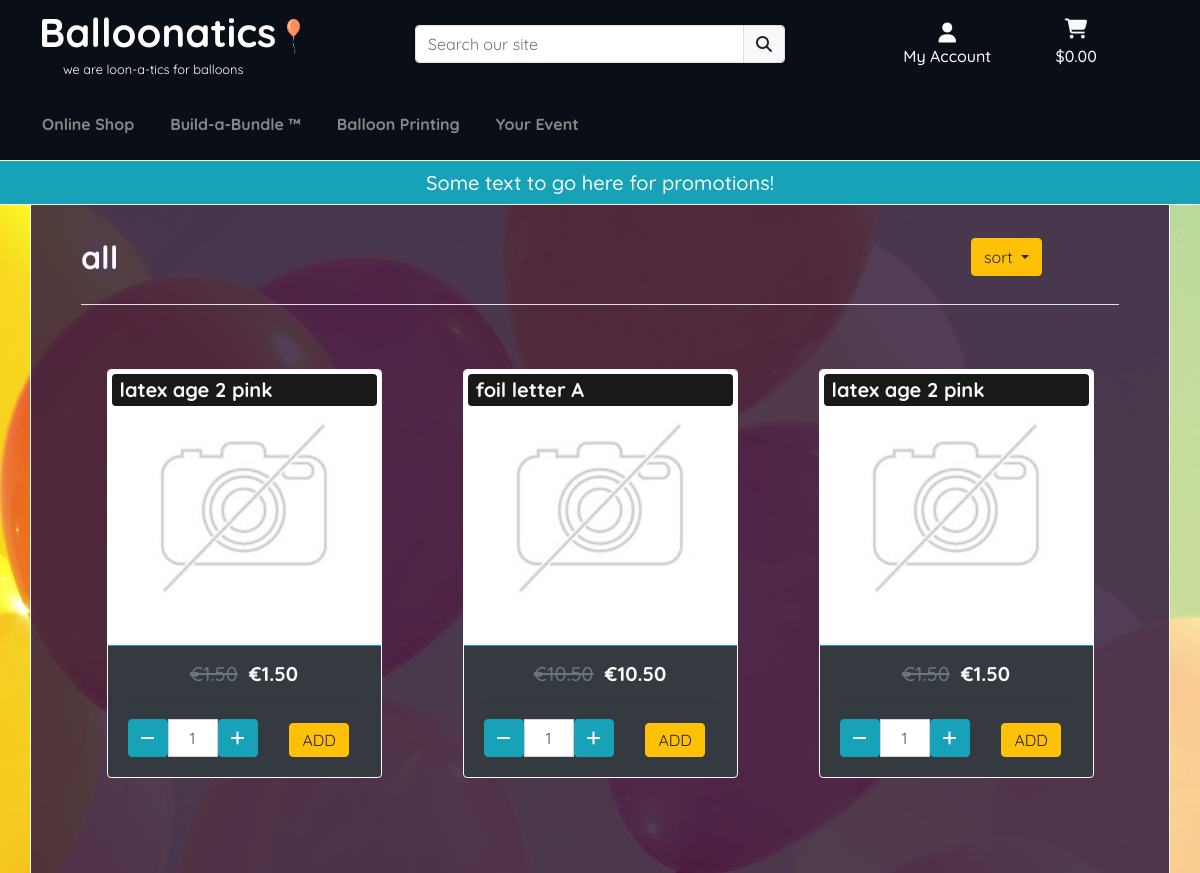
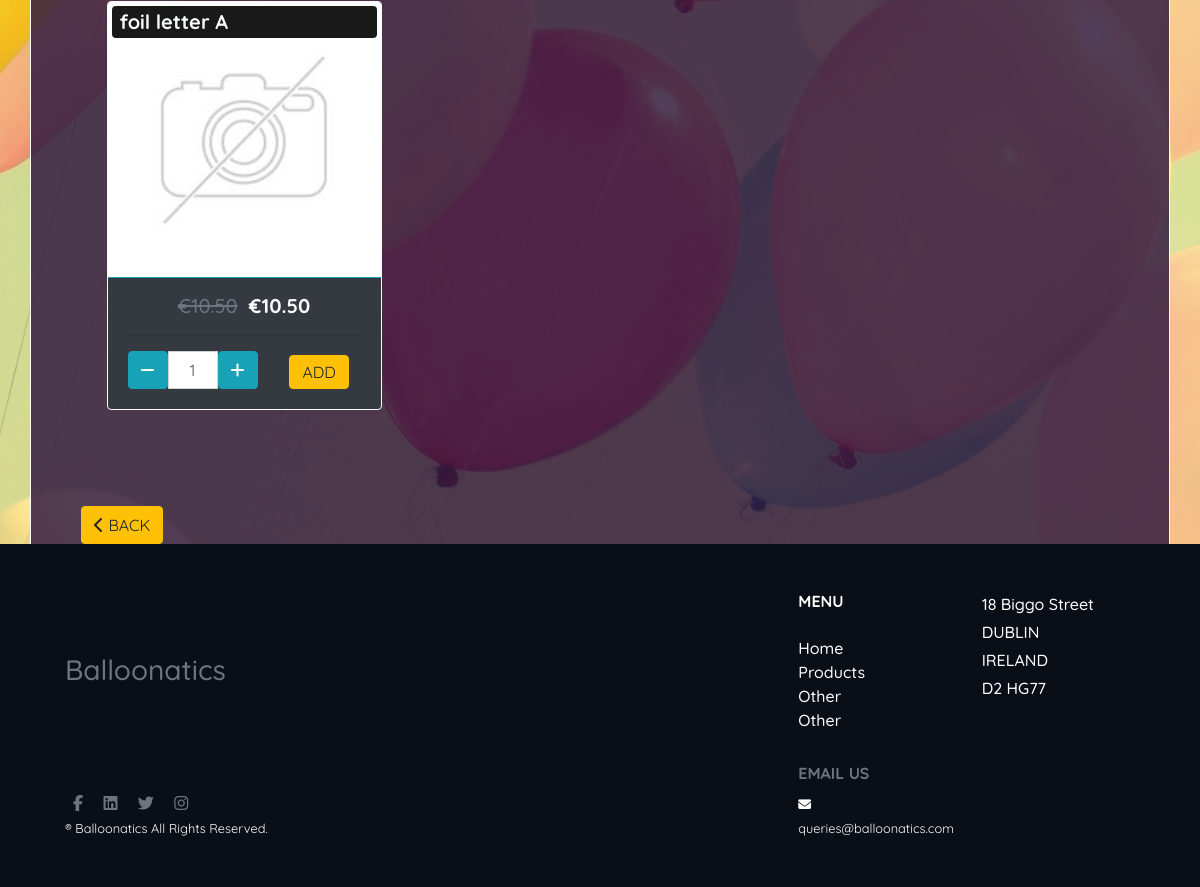
Before: /products/ with the older database file (2 pictures, top to bottom).
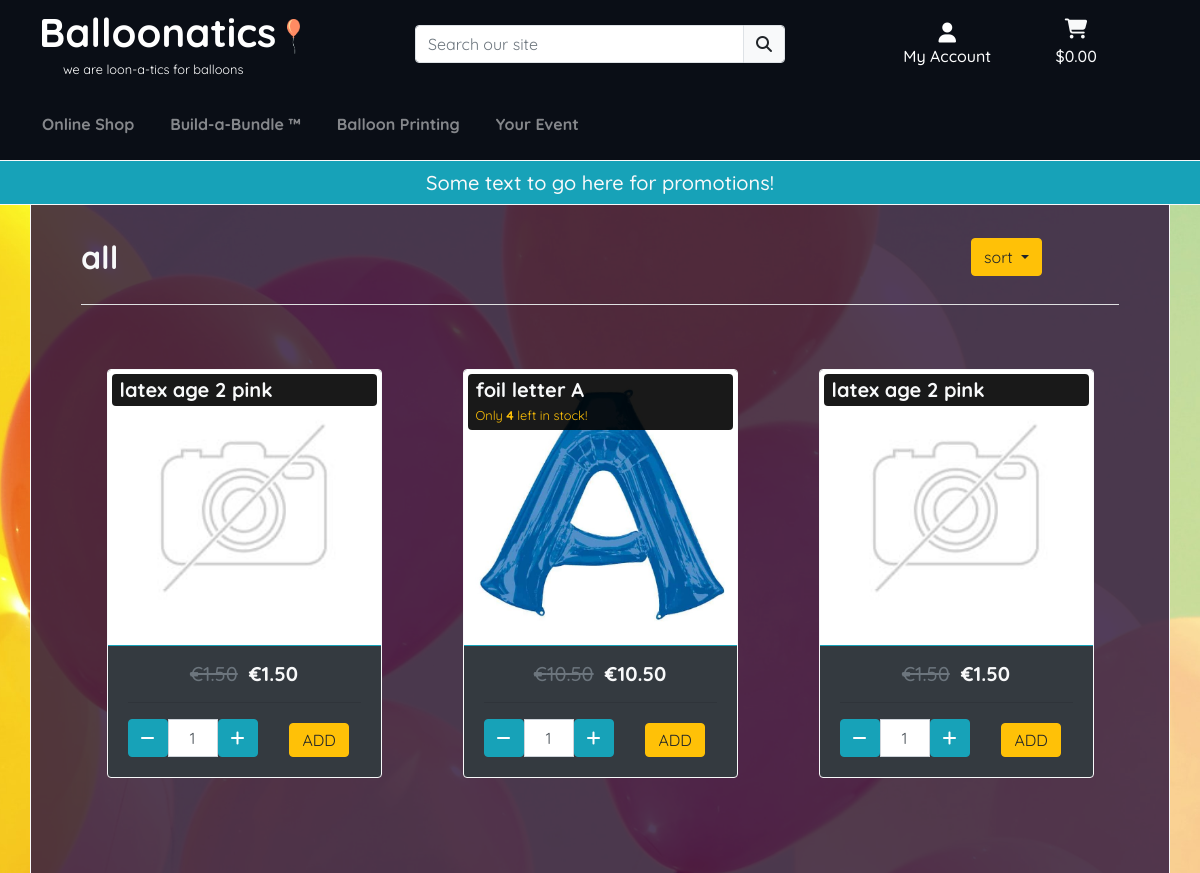
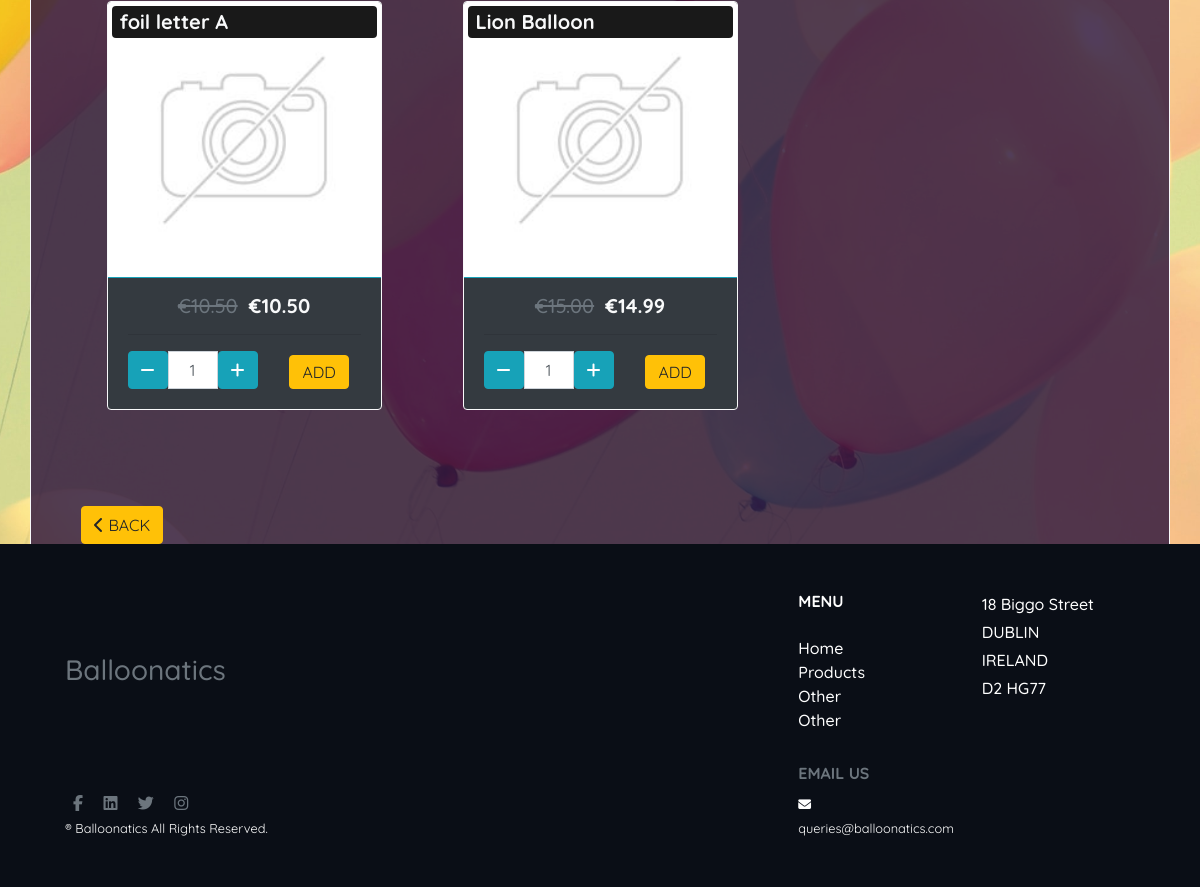
After: the same page with the newer database file (2 pictures, top to bottom).
### products/models.py (models this page shows, shortened)
class Product(models.Model):
    name = models.CharField(max_length=254, null=False, blank=False)
    category = models.ForeignKey('Category', null=True, blank=True,
                                 on_delete=models.SET_NULL)
    sub_category = models.ForeignKey('Sub_Category', null=True, blank=True,
                                     on_delete=models.SET_NULL)
    material = models.ForeignKey('Material', null=True, blank=True,
                                 on_delete=models.SET_NULL)
    uuid = models.CharField(max_length=254, null=True, blank=True)
    description = models.TextField()
    full_price = models.DecimalField(max_digits=6, decimal_places=2, blank=False,
                                default=0.00, validators=[MinValueValidator(
                                    Decimal('0.00'))])
    discounted_price = models.DecimalField(max_digits=6, decimal_places=2,
                                           blank=False, default=0.00,
                                           validators=[MinValueValidator(
                                               Decimal('0.00'))])
    rating = models.DecimalField(max_digits=6, decimal_places=2, null=True,
                                 blank=True, validators=[MinValueValidator(
                                     Decimal('0.00')), MaxValueValidator(
                                         Decimal('5.00'))])
    image = models.ImageField(null=True, blank=True)
    message = models.CharField(max_length=254, null=True, blank=True)
    is_printable = models.BooleanField(default=False)
    age = models.PositiveIntegerField(null=True, blank=True)
    color = models.ForeignKey('Color', null=True, blank=True,
                              on_delete=models.SET_NULL)
    size = models.ForeignKey('Size', null=True, blank=True,
                             on_delete=models.SET_NULL)
    qty_held = models.PositiveIntegerField(default=0)
    shipped_inflated = models.BooleanField(default=False)
    qty_in_bag = models.PositiveIntegerField(default=0) #remove and use annotation
    def calc_qty_in_bag(self, cart):
        if str(self.pk) in cart:
            return cart[str(self.pk)]
        else:
            return 0

### products/views.py (the view, shortened to what this page needs)
# urls.py: path('products/', include('products.urls')),
def products(request):
    products = Product.objects.all()
    sub_category = 'all'
    sort = None
    direction = None
    if 'sub_category' in request.GET:
        sub_category = request.GET['sub_category']
        products = Product.objects.filter(sub_category__name=sub_category)
    cart = request.session.get('cart', {})
    for product in products:
        product.qty_in_cart = product.calc_qty_in_bag(cart)
    context = {
        "products": products,
        'sub_category': sub_category,
        'current_sort': sort,
        'current_dir': direction,
        'product_alert_qty_threshold': settings.QTY_LOW_ALERT_THRESHOLD,
    }
    return render(request, 'products/products.html', context)

### cart/contexts.py (called while the page is built, shortened)
def cart_contents(request):
    cart_items = []
    total = 0
    product_count = 0
    delivery = 0.00
    cart = request.session.get('cart', {'products':{},'bundles':{},'custom_prints':{}})
    if total > 0:
        delivery = round((total * Decimal(
            settings.DELIVERY_SURCHARGE)), 2)
    grand_total = Decimal(total) + Decimal(delivery)
    context = {
        'cart_items': cart_items,
        'total': total,
        'grand_total': grand_total,
        'product_count': product_count,
        'delivery': delivery,
    }
    return context

### home/contexts.py (called while the page is built)
def configure_toasts(request):
    if 'toast_autohide' in request.POST:
        toast_autohide = request.POST['toast_autohide']
    else:
        toast_autohide = settings.TOAST_AUTOHIDE
    if 'toast_delay' in request.POST:
        toast_delay = request.POST['toast_delay']
    else:
        toast_delay = settings.TOAST_DELAY
    return {
        'toast_delay': toast_delay,
        'toast_autohide': toast_autohide
    }

### products/templates/products/products.html (shortened to what this page needs)
{% extends 'base.html' %}
{% load static %}
{% block content %}
    <div class="container bg-container-dark text-light">
        <div class="row">
            <div class="col-12 col-md-10 text-center text-md-left my-1">
                <h2><strong>{{ sub_category }}</strong></h2>
            </div>
            <div class="col-12 col-md-2 text-center text-lg-left my-1">
                <div class="dropdown">
                    <button class="btn btn-warning dropdown-toggle" type="button" id="dropdownMenuButton" data-toggle="dropdown" aria-haspopup="true" aria-expanded="false">
                        {% if current_sort == None %}sort{% else %}{{ current_sort }} {{ current_dir }}{% endif %}
                    </button>
                </div>
            </div>
        </div>
        <hr class="bg-light">
        <div class="row">
            {% if products %}
                {% for product in products %}
                    {% include './includes/card.html' with result=product cntxt='products' %}
                {% endfor %}
            {% else %}
                <h4>We're afraid there are currently no products under this category!</h4>
            {% endif %}
        </div>
        <div class="row mt-5">
            <div class="col-12">
                {% if products %}
                    <a href="{% url 'sub_categories' %}?category={{ products.0.category.name }}" class="btn btn-warning text-uppercase"><i class="fas fa-chevron-left"></i> back</a>
                {% else %}
                    <input type=button value="&#60; back" class="btn btn-warning mt-5 text-uppercase" onClick="javascript:history.go(-1);">
                {% endif %}
            </div>
        </div>
    </div>
{% endblock %}

### products/templates/products/includes/card.html (shortened to what this page needs)
<div class="col-12 col-md-6 col-lg-4">
    <div class="card bg-dark text-light product-card border border-light my-2 my-lg-5">
        <a href="{% if cntxt == 'categories' %}{% url 'sub_categories' %}?category={{ result.name }}{% elif cntxt == 'sub_categories' %}{% url 'products' %}?sub_category={{ result.name }}{% else %}{% url 'product_detail' result.id %}{% endif %}" class="text-dark">
            {% if result.image %}
                <img src="{{ result.image.url }}" class="card-img-top img-fluid" alt="{{ result.name }}">
            {% else %}
                <img src="{{MEDIA_URL}}noimage.png" class="card-img-top img-fluid" alt="{{ result.name }}">
            {% endif %}
            <div class="card-img-overlay">
                <div style="background-color: rgba(0, 0, 0, 0.9)" class="pl-2 py-1 rounded-3">
                    <h5 class="card-title mb-0 text-light"><strong>{{ result.name }}</strong></h5>
                    {% if product_alert_qty_threshold > result.qty_held %}
                        <p class="mb-0"><small class="text-warning">Only <strong>{{result.qty_held}}</strong> left in stock!</small></p>
                    {% endif %}
                </div>
            </div>
        </a>
        {% if cntxt == 'products' %}
            {% include './card-details.html' with result=result %}
        {% endif %}
    </div>
</div>

### products/templates/products/includes/card-details.html (shortened to what this page needs)
<div class="card-body pt-3 m-0 align-items-center border-info border-top">
    <div class="row mb-3">
        <div class="col-8 offset-2 text-center">
            {% if result.price != result.discounted_price %}
                <h5 class="my-0"><s class="text-muted">€{{ result.full_price }}</s><strong>&nbsp&nbsp€{{ result.discounted_price }}</strong></h5>
            {% else %}
                <h5 class="my-0"><strong>€{{ result.discounted_price }}</strong></h5>
            {% endif %}
        </div>
    </div>
    <hr>
    <form class="form" action="{% url 'add_product_to_cart' result.id %}" method="POST">
        <div class="form-row">
            <div class="col-8 align-content-center">
                <div class="input-group">
                    <span class="input-group-btn">
                        <button type="button" class="quantity-left-minus btn btn-info btn-number" data-type="minus"
                            data-field="">
                            <span class="fas fa-minus"></span>
                        </button>
                    </span>
                    <input type="text" id="qty" name="qty" class="form-control input-number text-center qty-input" value="1"
                        min="1" max="100">
                    <span class="input-group-btn">
                        <button type="button" class="quantity-right-plus btn btn-info btn-number" data-type="plus"
                            data-field="">
                            <span class="fas fa-plus"></span>
                        </button>
                    </span>
                </div>
            </div>
            <div class="col-3 align-content-center">
                <input type="submit" class="btn btn-warning text-center py-1 mt-1 text-uppercase" value="add">
            </div>
        </div>
    </form>
</div>

Changed rows visible on the page:
changed Product (number 2 of 5 on the later page): image: picture added; qty_held (not shown) → "4"
added Product: name "Lion Balloon", full_price "15.00", discounted_price "14.99"
